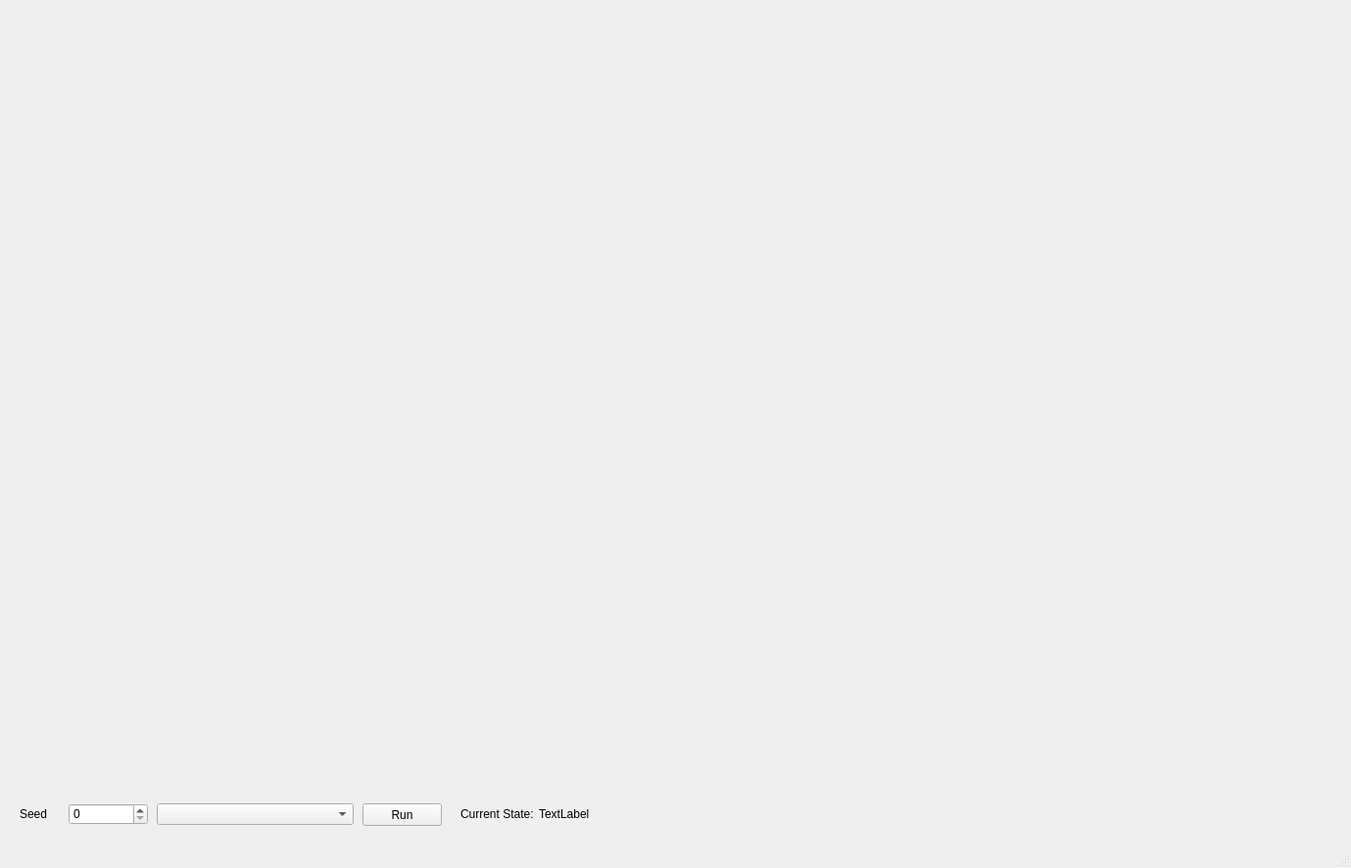
<?xml version="1.0" encoding="UTF-8"?>
<ui version="4.0">
 <class>TRACER_DemoClass</class>
 <widget class="QMainWindow" name="TRACER_DemoClass">
  <property name="geometry">
   <rect>
    <x>0</x>
    <y>0</y>
    <width>1379</width>
    <height>886</height>
   </rect>
  </property>
  <property name="windowTitle">
   <string>MainWindow</string>
  </property>
  <widget class="QWidget" name="centralwidget">
   <widget class="QSpinBox" name="ui_seed">
    <property name="geometry">
     <rect>
      <x>70</x>
      <y>820</y>
      <width>81</width>
      <height>22</height>
     </rect>
    </property>
   </widget>
   <widget class="RenderArea" name="renderWidget" native="true">
    <property name="geometry">
     <rect>
      <x>10</x>
      <y>10</y>
      <width>1361</width>
      <height>801</height>
     </rect>
    </property>
   </widget>
   <widget class="QLabel" name="label">
    <property name="geometry">
     <rect>
      <x>20</x>
      <y>820</y>
      <width>47</width>
      <height>21</height>
     </rect>
    </property>
    <property name="text">
     <string>Seed</string>
    </property>
   </widget>
   <widget class="QPushButton" name="ui_start">
    <property name="geometry">
     <rect>
      <x>370</x>
      <y>820</y>
      <width>81</width>
      <height>23</height>
     </rect>
    </property>
    <property name="text">
     <string>Run</string>
    </property>
   </widget>
   <widget class="QComboBox" name="ui_state">
    <property name="geometry">
     <rect>
      <x>160</x>
      <y>820</y>
      <width>201</width>
      <height>22</height>
     </rect>
    </property>
   </widget>
   <widget class="QLabel" name="label_2">
    <property name="geometry">
     <rect>
      <x>470</x>
      <y>820</y>
      <width>81</width>
      <height>21</height>
     </rect>
    </property>
    <property name="text">
     <string>Current State:</string>
    </property>
   </widget>
   <widget class="QLabel" name="ui_current">
    <property name="geometry">
     <rect>
      <x>550</x>
      <y>820</y>
      <width>221</width>
      <height>21</height>
     </rect>
    </property>
    <property name="text">
     <string>TextLabel</string>
    </property>
   </widget>
  </widget>
  <widget class="QMenuBar" name="menubar">
   <property name="geometry">
    <rect>
     <x>0</x>
     <y>0</y>
     <width>1379</width>
     <height>21</height>
    </rect>
   </property>
  </widget>
  <widget class="QStatusBar" name="statusbar"/>
 </widget>
 <customwidgets>
  <customwidget>
   <class>RenderArea</class>
   <extends>QWidget</extends>
   <header>renderArea.h</header>
   <container>1</container>
   <slots>
    <slot>on_renderButton_clicked()</slot>
   </slots>
  </customwidget>
 </customwidgets>
 <resources/>
 <connections/>
</ui>
